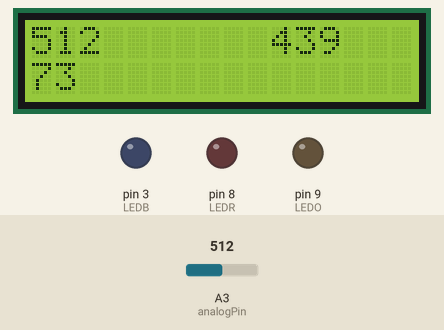
A sketch run on a simulated Arduino Uno, built with avr-gcc and run on an emulated ATmega328P. Parts: 16×2 character LCD, output pins drawn as LEDs (lit = HIGH). Inputs (shaded band) come from the test bench; at power-on: A3 (analogPin) = 512. Random numbers use the default seed unless the sketch sets one.

Above: at 1.2 s.
1.3 s: A3 (analogPin) set to 716
At 1.69 s:
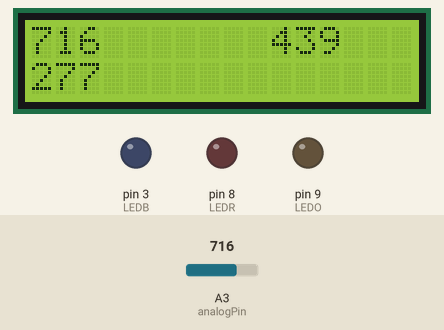
2.9 s: A3 (analogPin) set to 900
At 3.12 s:
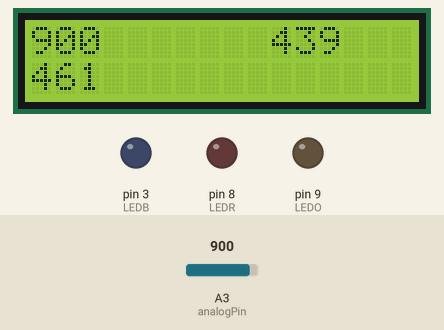
4.4 s: A3 (analogPin) set to 1023
At 4.76 s:
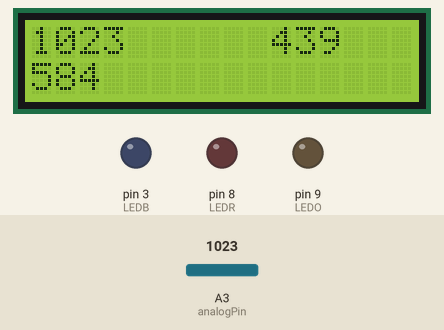
Timing chart, 0 to 7.4 s (numbered marks = the images above; inputs shaded):
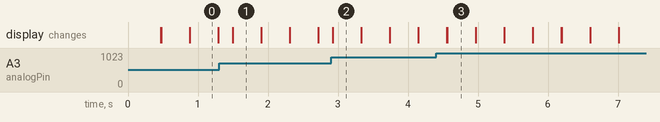

The sketch:

Ex2.ino
```cpp
#include<LiquidCrystal.h>                        // Including lcd display library
LiquidCrystal lcd(15,14,4,5,6,7);           // Define LCD display pins RS,E,D4,D5,D6,D7
int analogPin = A3;                         //VALEUR MIN ET MAX: 0-1023 for 10 bits or 0-4095 for 12 bits
int LEDB = 3;
int LEDO = 9;
int LEDR = 8;

void setup()

{
  pinMode(LEDB, OUTPUT);
  pinMode(LEDO, OUTPUT);
  pinMode(LEDR, OUTPUT);
  lcd.begin(16,2);                              //  setting LCD as 16x2 type
  lcd.setCursor(0,0);
  //int seed = randomSeed(micros());

}
int alea = random(1023);


void loop() {
  // put your main code here, to run repeatedly:
  int val = analogRead(analogPin);
  lcd.setCursor(0,0);
  lcd.print(val);
  lcd.setCursor(10,0);
  lcd.print(alea);

  lcd.setCursor(0,1);
  lcd.print(abs(alea - val));

  if ((abs(alea - val) < 5) && (abs(alea - val) >= 0)){
    digitalWrite(LEDR, HIGH);
    digitalWrite(LEDO, LOW);
    digitalWrite(LEDB, LOW);
  }
  else if ((abs(alea - val) < 15) && (abs(alea - val) >= 0)){
    digitalWrite(LEDR, LOW);
    digitalWrite(LEDO, HIGH);
    digitalWrite(LEDB, LOW);
  }
  else if ((abs(alea - val) < 50) && (abs(alea - val) >= 0)){
    digitalWrite(LEDR, LOW);
    digitalWrite(LEDO, LOW);
    digitalWrite(LEDB, HIGH);
  }
  else{
    digitalWrite(LEDR, LOW);
    digitalWrite(LEDO, LOW);
    digitalWrite(LEDB, LOW);
  }


  delay(200);
  lcd.clear();
}
```

Measured:
- what the display in image 0 shows lasts 0.4 s, from 0.9 s to 1.3 s
